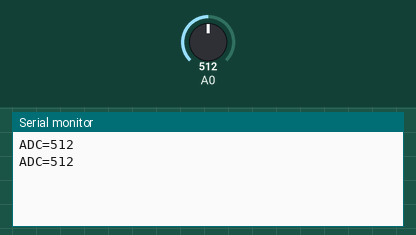
Simulated run of this sketch. Board: Arduino Uno, built with avr-gcc and run on an emulated ATmega328P. Shown: the last lines printed to the serial monitor. The test bench sets the inputs (shaded band); at power-on: A0 = 512.

Above: at 1.8 s.
1.9 s: A0 set to 716
At 2.8 s:
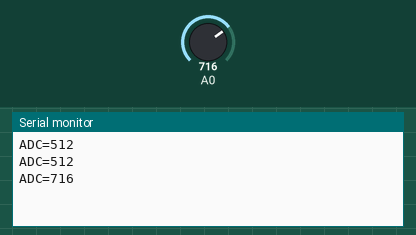
3.4 s: A0 set to 900
At 4.7 s:
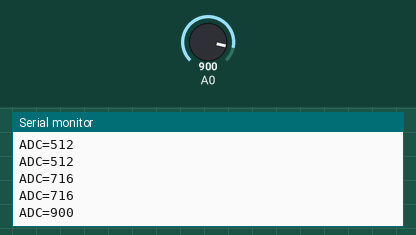
Timing chart, 0 to 6.4 s (numbered marks = the images above; inputs shaded):
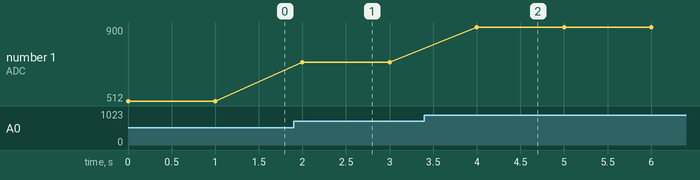

The sketch:

xbee_tx_arduino.ino
```cpp
/*  EXP 08a - Arduino sends ADC reading through XBee (Arduino Uno)
    WIRING
      XBee adapter VCC -> 3.3V ; GND -> GND
      XBee DOUT -> D0
      D1 -> 1k -> junction ; junction -> 2.2k -> GND ; junction -> XBee DIN   (5V to 3.3V divider)
      Pot outer legs -> 5V and GND ; pot middle leg -> A0
    STEPS
      1. Both XBees set up in XCTU: same PAN ID, 9600 baud, transparent mode.
      2. Unplug XBee from D0/D1 while uploading.
      3. Wire as above, plug the Uno into the PC with USB.
      4. Arduino IDE: File > Open this .ino. Tools > Board > Arduino Uno. Tools > Port > your Uno.
      5. Click Upload (right-arrow).
      6. Plug XBee back in. Run xbee_rx_pi.py on the Pi: 'ADC=...' appears every second.
*/
void setup() { Serial.begin(9600); }

void loop() {
  Serial.print("ADC=");
  Serial.println(analogRead(A0));
  delay(1000);
}
```

Measured:
- after the input at 1.9 s, the serial monitor: prints a new line after 0.10 s (image 1)
- after the input at 3.4 s, the serial monitor: prints a new line after 0.60 s (image 2)
- plotted number 1: 512 → 716 after the input at 1.9 s, 716 → 900 after the input at 3.4 s
